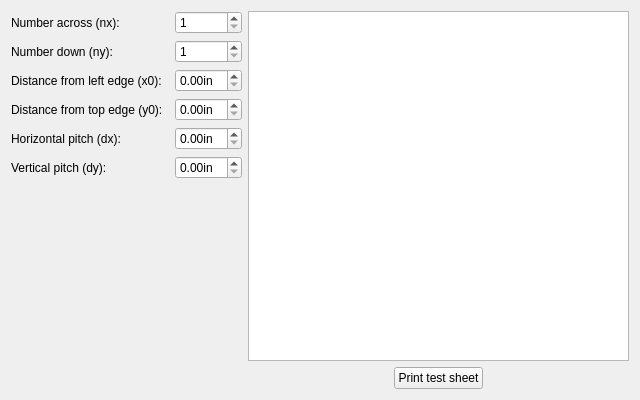
<?xml version="1.0" encoding="UTF-8"?>
<ui version="4.0">
 <class>TemplateDesignerOneLayoutPage</class>
 <widget class="QWidget" name="TemplateDesignerOneLayoutPage">
  <property name="geometry">
   <rect>
    <x>0</x>
    <y>0</y>
    <width>640</width>
    <height>400</height>
   </rect>
  </property>
  <property name="sizePolicy">
   <sizepolicy hsizetype="Minimum" vsizetype="Minimum">
    <horstretch>0</horstretch>
    <verstretch>0</verstretch>
   </sizepolicy>
  </property>
  <property name="minimumSize">
   <size>
    <width>640</width>
    <height>400</height>
   </size>
  </property>
  <property name="windowTitle">
   <string notr="true">Form</string>
  </property>
  <layout class="QGridLayout" name="gridLayout_2">
   <item row="0" column="0">
    <layout class="QGridLayout" name="gridLayout">
     <property name="horizontalSpacing">
      <number>12</number>
     </property>
     <item row="0" column="0">
      <widget class="QLabel" name="label">
       <property name="text">
        <string>Number across (nx):</string>
       </property>
      </widget>
     </item>
     <item row="0" column="1">
      <widget class="QSpinBox" name="nxSpin">
       <property name="minimum">
        <number>1</number>
       </property>
      </widget>
     </item>
     <item row="1" column="0">
      <widget class="QLabel" name="label_2">
       <property name="text">
        <string>Number down (ny):</string>
       </property>
      </widget>
     </item>
     <item row="1" column="1">
      <widget class="QSpinBox" name="nySpin">
       <property name="minimum">
        <number>1</number>
       </property>
      </widget>
     </item>
     <item row="2" column="0">
      <widget class="QLabel" name="label_3">
       <property name="text">
        <string>Distance from left edge (x0):</string>
       </property>
      </widget>
     </item>
     <item row="2" column="1">
      <widget class="QDoubleSpinBox" name="x0Spin">
       <property name="accelerated">
        <bool>true</bool>
       </property>
       <property name="suffix">
        <string notr="true">in</string>
       </property>
      </widget>
     </item>
     <item row="3" column="0">
      <widget class="QLabel" name="label_4">
       <property name="text">
        <string>Distance from top edge (y0):</string>
       </property>
      </widget>
     </item>
     <item row="3" column="1">
      <widget class="QDoubleSpinBox" name="y0Spin">
       <property name="accelerated">
        <bool>true</bool>
       </property>
       <property name="suffix">
        <string notr="true">in</string>
       </property>
      </widget>
     </item>
     <item row="4" column="0">
      <widget class="QLabel" name="label_5">
       <property name="text">
        <string>Horizontal pitch (dx):</string>
       </property>
      </widget>
     </item>
     <item row="4" column="1">
      <widget class="QDoubleSpinBox" name="dxSpin">
       <property name="accelerated">
        <bool>true</bool>
       </property>
       <property name="suffix">
        <string notr="true">in</string>
       </property>
      </widget>
     </item>
     <item row="5" column="0">
      <widget class="QLabel" name="label_6">
       <property name="text">
        <string>Vertical pitch (dy):</string>
       </property>
      </widget>
     </item>
     <item row="5" column="1">
      <widget class="QDoubleSpinBox" name="dySpin">
       <property name="accelerated">
        <bool>true</bool>
       </property>
       <property name="suffix">
        <string notr="true">in</string>
       </property>
      </widget>
     </item>
    </layout>
   </item>
   <item row="0" column="1" rowspan="2">
    <layout class="QVBoxLayout" name="verticalLayout">
     <item>
      <widget class="glabels::SimplePreview" name="preview"/>
     </item>
     <item>
      <layout class="QHBoxLayout" name="horizontalLayout">
       <item>
        <spacer name="horizontalSpacer">
         <property name="orientation">
          <enum>Qt::Horizontal</enum>
         </property>
         <property name="sizeHint" stdset="0">
          <size>
           <width>40</width>
           <height>20</height>
          </size>
         </property>
        </spacer>
       </item>
       <item>
        <widget class="QPushButton" name="printButton">
         <property name="sizePolicy">
          <sizepolicy hsizetype="Minimum" vsizetype="Fixed">
           <horstretch>0</horstretch>
           <verstretch>0</verstretch>
          </sizepolicy>
         </property>
         <property name="text">
          <string>Print test sheet</string>
         </property>
         <property name="icon">
          <iconset theme="glabels-print"/>
         </property>
         <property name="iconSize">
          <size>
           <width>32</width>
           <height>32</height>
          </size>
         </property>
        </widget>
       </item>
       <item>
        <spacer name="horizontalSpacer_2">
         <property name="orientation">
          <enum>Qt::Horizontal</enum>
         </property>
         <property name="sizeHint" stdset="0">
          <size>
           <width>40</width>
           <height>20</height>
          </size>
         </property>
        </spacer>
       </item>
      </layout>
     </item>
    </layout>
   </item>
   <item row="1" column="0">
    <spacer name="verticalSpacer">
     <property name="orientation">
      <enum>Qt::Vertical</enum>
     </property>
     <property name="sizeHint" stdset="0">
      <size>
       <width>20</width>
       <height>133</height>
      </size>
     </property>
    </spacer>
   </item>
  </layout>
 </widget>
 <customwidgets>
  <customwidget>
   <class>glabels::SimplePreview</class>
   <extends>QGraphicsView</extends>
   <header>SimplePreview.hpp</header>
  </customwidget>
 </customwidgets>
 <resources>
  <include location="../icons.qrc"/>
 </resources>
 <connections/>
</ui>
